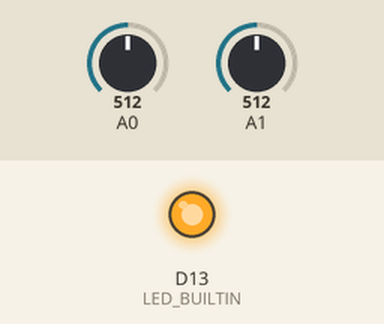
Bench run of a sketch on a simulated Arduino Zero (SAMD21). On the bench: output pins drawn as LEDs (lit = HIGH). The test bench sets the inputs (shaded band); at power-on: A0 = 512, A1 = 512 (analog values on the 0–1023 scale). Storage starts empty.

Above: at 0.1 s.
At 2.1 s:
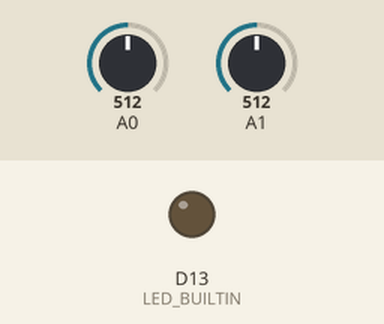
Timing chart, 0 to 3.6 s (numbered marks = the images above):
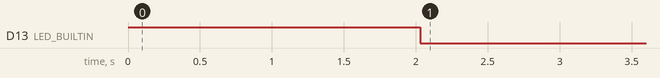

The sketch:

temperature-logger.ino
```cpp
#include <math.h>
#include <Adafruit_SleepyDog.h>
#include <SPI.h>
#include <SD.h>

const int sensorPin1 = 0; //the analog pin the TMP36's Vout (sense) pin is connected to
const int sensorPin2 = 1;
const int bits = 12; //resolution of the ADC
const int chipSelect = 4;
const int num_readings = 10;


void setup()
{
  //to view the result open the serial monitor
  analogReadResolution(bits);
  pinMode(LED_BUILTIN, OUTPUT);
  digitalWrite(LED_BUILTIN, HIGH); // Show we're awake

  // see if the card is present and can be initialized:
  while (!SD.begin(chipSelect)) {
    for (int x = 0; x < 10; x++) { //flash some fancy lights
      digitalWrite(LED_BUILTIN, HIGH);
      delay(50);
      digitalWrite(LED_BUILTIN, LOW);
      delay(50);
    }
  }
}

void loop()                     // run over and over again
{
  String tempString = "";
  int sum1 = 0;
  int sum2 = 0;
  float sensor1_average = 0;
  float sensor2_average = 0;
  float overall_average = 0;

  for (int i = 0; i < num_readings; i++) { //get 10 readings
    //getting the voltage reading from the temperature sensor
    int reading1 = analogRead(sensorPin1);
    int reading2 = analogRead(sensorPin2);
    sum1 += reading1;
    delay(100); //small delay for stability
    sum2 += reading2;
    delay(100); //small delay for stability
  }

  sensor1_average = sum1 / num_readings;
  sensor2_average = sum2 / num_readings;
  overall_average = (sensor1_average + sensor2_average) / 2;
  // converting that average reading to voltage, for 3.3v arduino use 3.3
  float voltage = overall_average * 3.3;
  voltage /= pow(2, bits);
  float temperatureC = (voltage - 0.5) * 100 ;  //converting from 10 mv per degree wit 500 mV offset


  // now convert to Fahrenheit
  float temperatureF = (temperatureC * 9.0 / 5.0) + 32.0;
  tempString += String(temperatureF);

  File dataFile = SD.open("tempLog.txt", FILE_WRITE);

  // if the file is available, write to it:
  if (dataFile) {
    digitalWrite(LED_BUILTIN, HIGH);
    dataFile.println(tempString);
    dataFile.close();
    digitalWrite(LED_BUILTIN, LOW);
  }
  // if the file isn't open, pop up an error:
  else {
    for (int x = 0; x < 10; x++) { //flash some fancy lights
      digitalWrite(LED_BUILTIN, HIGH);
      delay(50);
      digitalWrite(LED_BUILTIN, LOW);
      delay(50);
    }
  }


//      delay(2000);                                     //waiting 2 seconds
  int sleepMS = Watchdog.sleep(60000); // Sleep for up to 1 minutes.


}
```

Measured:
- by itself, D13 (LED_BUILTIN): HIGH → LOW at 2.0 s
